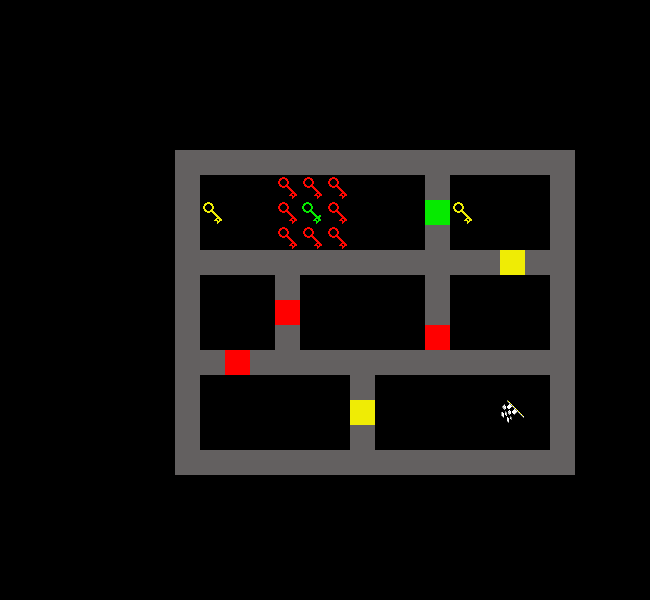

A 2D game scene composited from a Tiled map and its tileset images. What follows is a short description and the map's XML, with each tile layer's data collapsed to a summary:
An orthogonal 26x24 tile map with 25x25 px tiles, 1 tile layer (map).

<map version="1.0" orientation="orthogonal" width="26" height="24" tilewidth="25" tileheight="25">
 <tileset firstgid="1" name="tileset" tilewidth="25" tileheight="25">
  <image source="tileset.png" trans="ff00ff" width="250" height="250" />
  <tile id="0">
   <properties>
    <property name="color" value="red" />
    <property name="type" value="key" />
   </properties>
  </tile>
  <tile id="1">
   <properties>
    <property name="color" value="yellow" />
    <property name="type" value="key" />
   </properties>
  </tile>
  <tile id="10">
   <properties>
    <property name="color" value="green" />
    <property name="type" value="key" />
   </properties>
  </tile>
  <tile id="20">
   <properties>
    <property name="color" value="red" />
    <property name="type" value="door" />
   </properties>
  </tile>
  <tile id="21">
   <properties>
    <property name="color" value="yellow" />
    <property name="type" value="door" />
   </properties>
  </tile>
  <tile id="30">
   <properties>
    <property name="color" value="green" />
    <property name="type" value="door" />
   </properties>
  </tile>
  <tile id="40">
   <properties>
    <property name="type" value="wall" />
   </properties>
  </tile>
  <tile id="50">
   <properties>
    <property name="type" value="start" />
   </properties>
  </tile>
  <tile id="51">
   <properties>
    <property name="type" value="goal" />
   </properties>
  </tile>
 </tileset>
 <layer name="map" width="26" height="24">
  <data>[624 cells, 107 non-empty, 9 distinct tile ids]</data>
 </layer>
</map>
